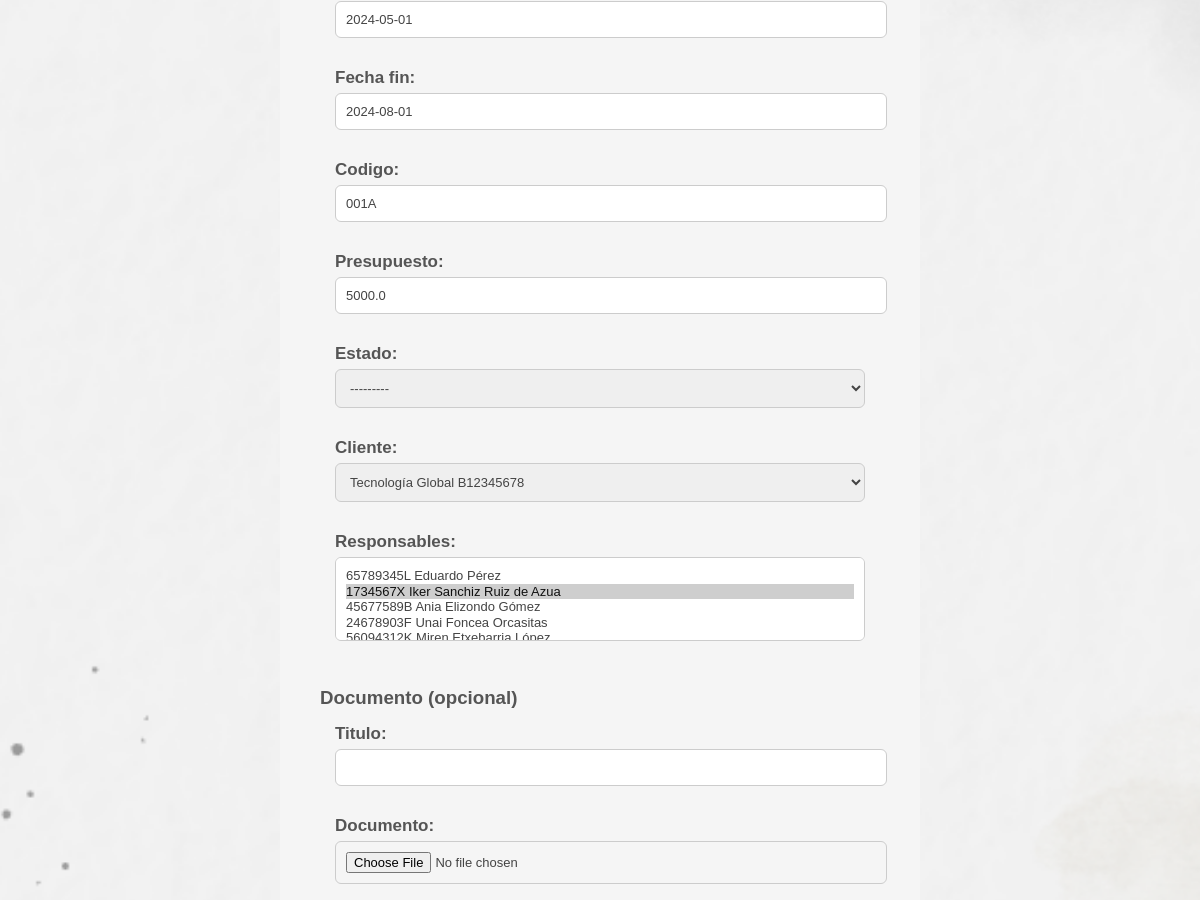
The page /deustotil/1/modificar_proyecto (middle part) on the database as committed earlier.
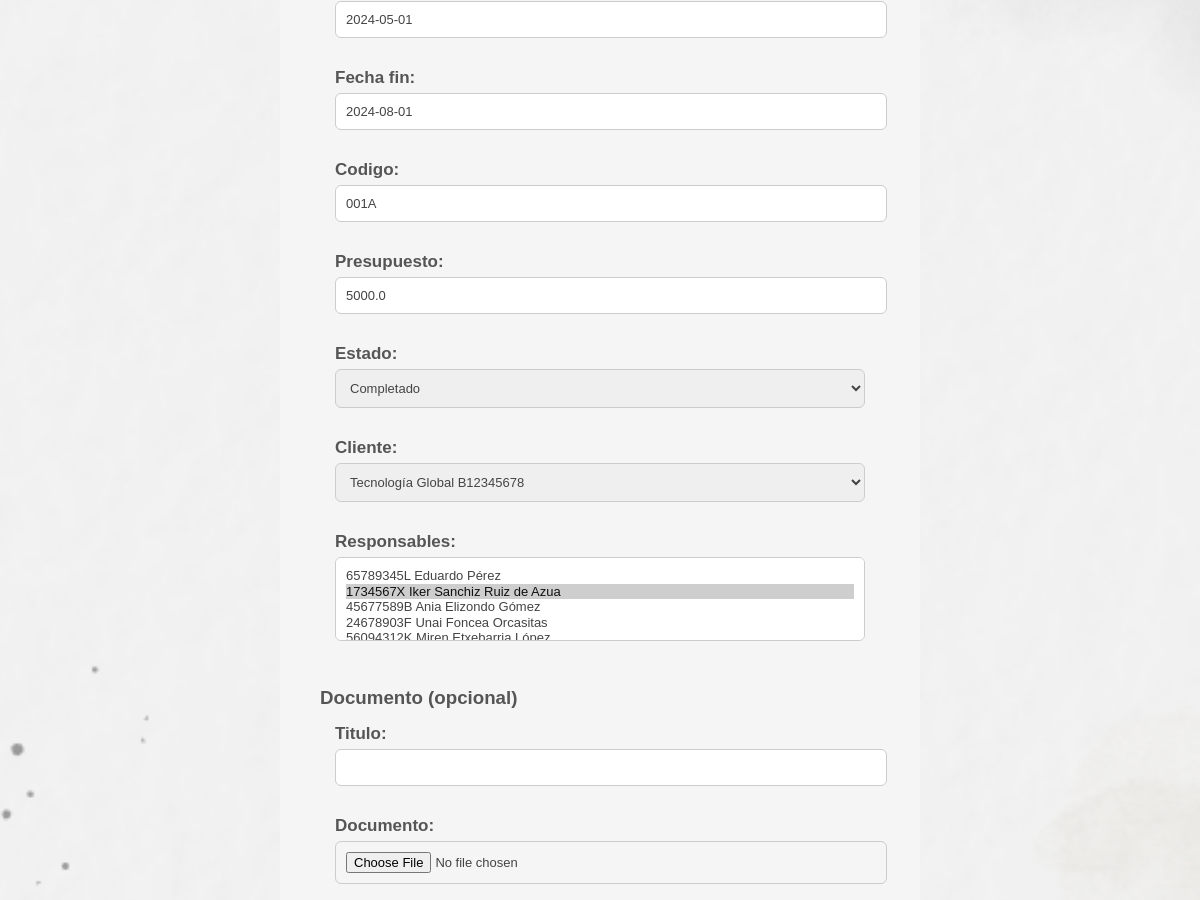
The same page on the database as committed later.
### appdeustotil/models.py (models this page shows, shortened)
class Proyecto(models.Model):
    nombre = models.CharField(max_length=30)
    descripcion = models.TextField(null = True, blank=True)
    fecha_inicio = models.DateField()
    fecha_fin = models.DateField()
    codigo = models.CharField(null=True, blank=True)
    presupuesto = models.FloatField()
    estado = models.CharField(max_length=15, choices=[('pendiente','Pendiente'),('completado', 'Completado')], null=True)
    cliente = models.ForeignKey(Cliente, on_delete=models.CASCADE)
    responsables = models.ManyToManyField(Responsable)

### appdeustotil/views.py (the view, shortened to what this page needs)
# urls.py: path('<int:pk>/modificar_proyecto', views.ProyectoUpdateView.as_view(), name='modificar_proyecto'),
class ProyectoUpdateView(UpdateView):
    model = Proyecto
    form_class = ProyectoForm
    template_name = 'proyecto_form.html'
    success_url = reverse_lazy('proyectos')
    def get_form_kwargs(self):
        kwargs = super().get_form_kwargs()
        kwargs['auto_id'] = 'proyecto_%s'
        return kwargs
    def get_context_data(self, **kwargs):
        context = super().get_context_data(**kwargs)
        context['doc_form'] = DocumentoForm(self.request.POST or None, self.request.FILES or None)
        return context

### appdeustotil/forms.py
class ProyectoForm(forms.ModelForm):
    class Meta:
        model = Proyecto
        fields = '__all__'

class DocumentoForm(forms.ModelForm):
    class Meta:
        model = Documento
        fields = ['titulo', 'documento']
    def __init__(self, *args, **kwargs):
        super().__init__(*args, **kwargs)
        self.fields['titulo'].required = False
        self.fields['documento'].required = False

### appdeustotil/models.py (called while the page is built)
    def __str__(self):
        return f"{self.nombre} {self.CIF}"

    def __str__(self):
        return f"{self.DNI} {self.nombre} {self.apellidos}"

### appdeustotil/templates/proyecto_form.html (shortened to what this page needs)
{% extends "base.html" %}
{% block content %}
<section id="content">
    <form method="post" enctype="multipart/form-data">
        {{ form.as_p }}
        <h3>Documento (opcional)</h3>
        {{ doc_form.as_p }}
    </form>
{% endblock %}

Rows that differ between the two databases and show on the page:
changed Proyecto "Tecnología Global B12345678": estado "---------" → "Completado"
